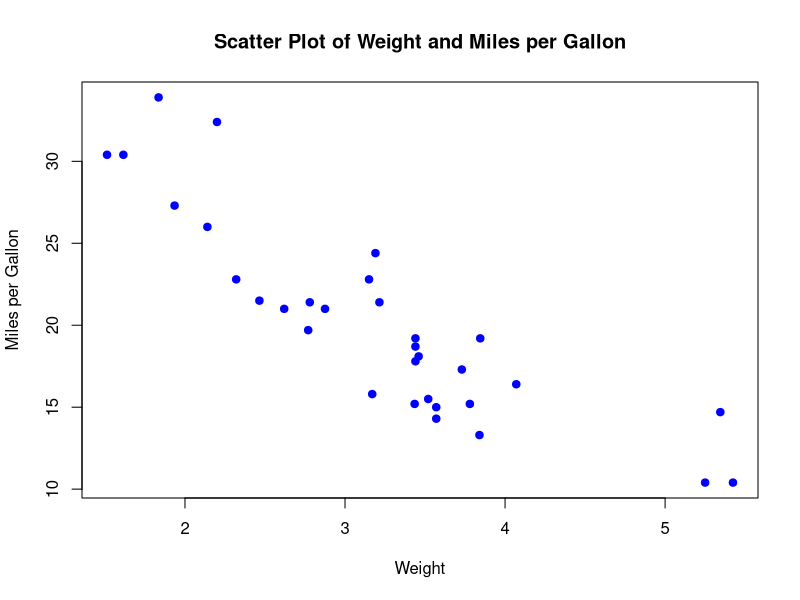
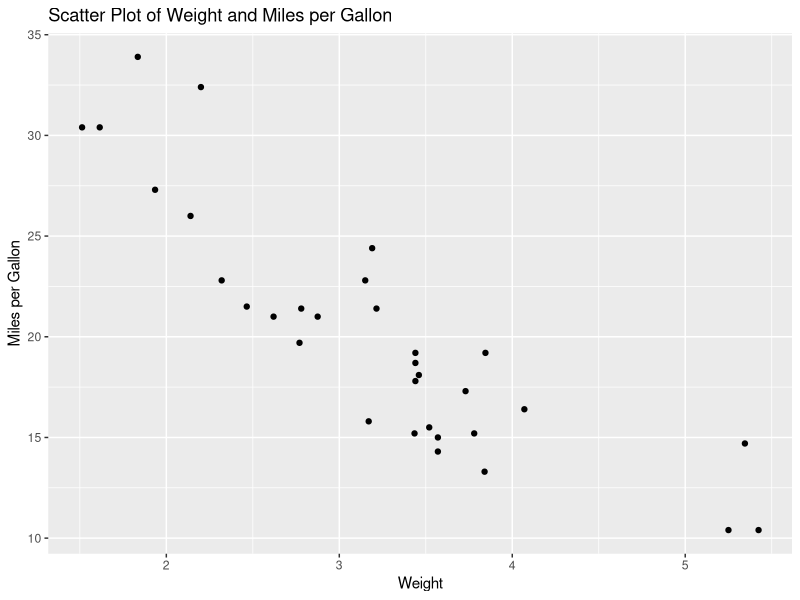
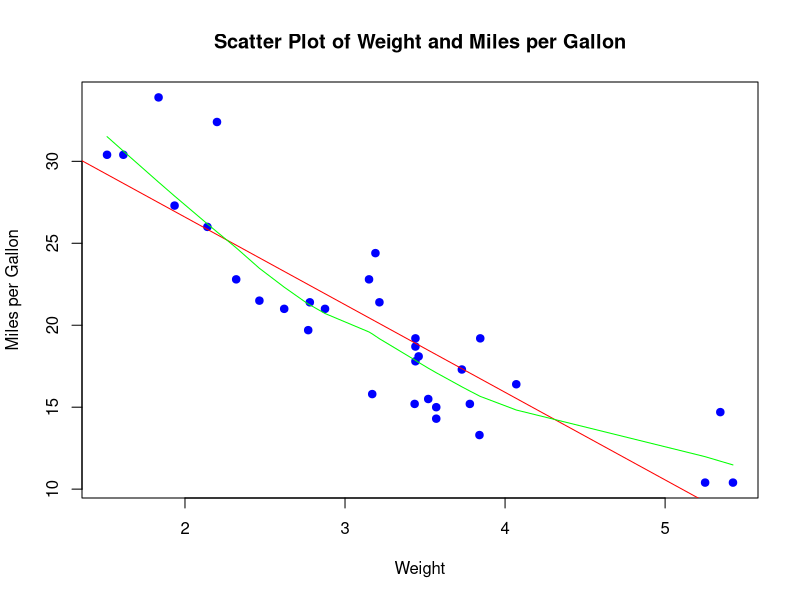
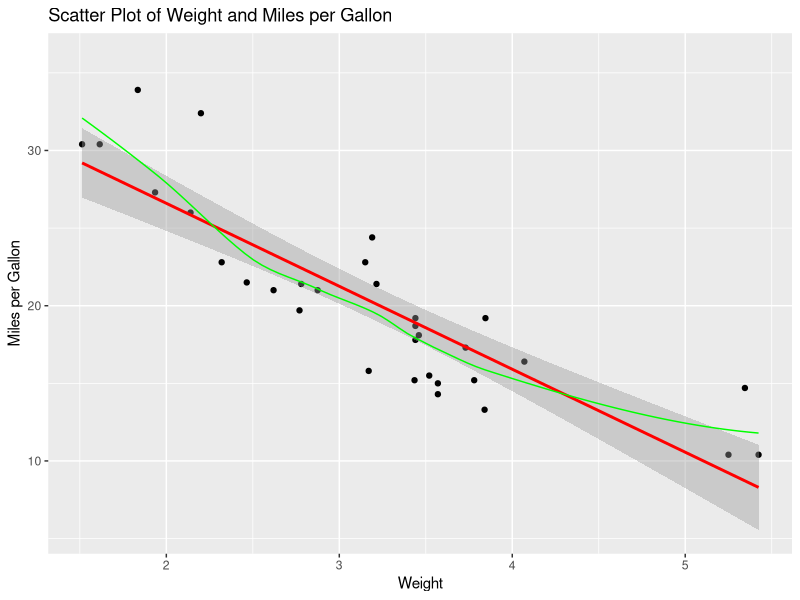
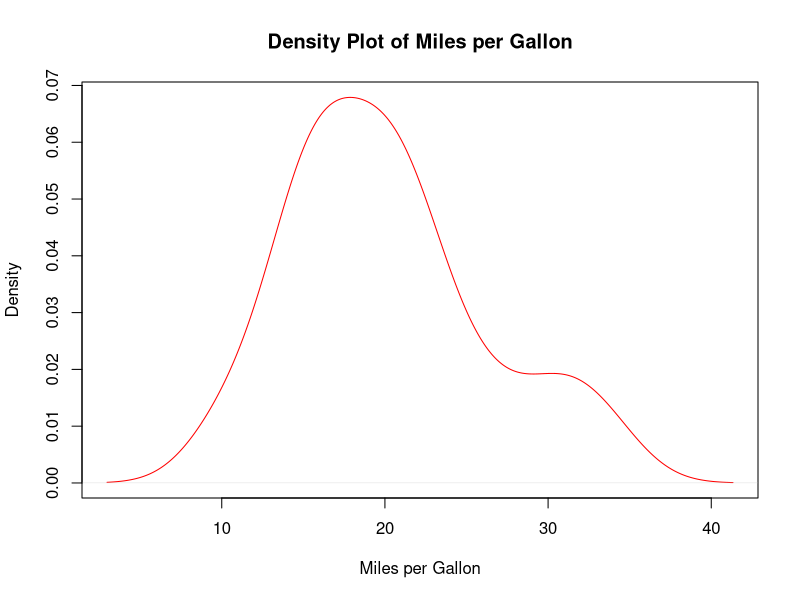
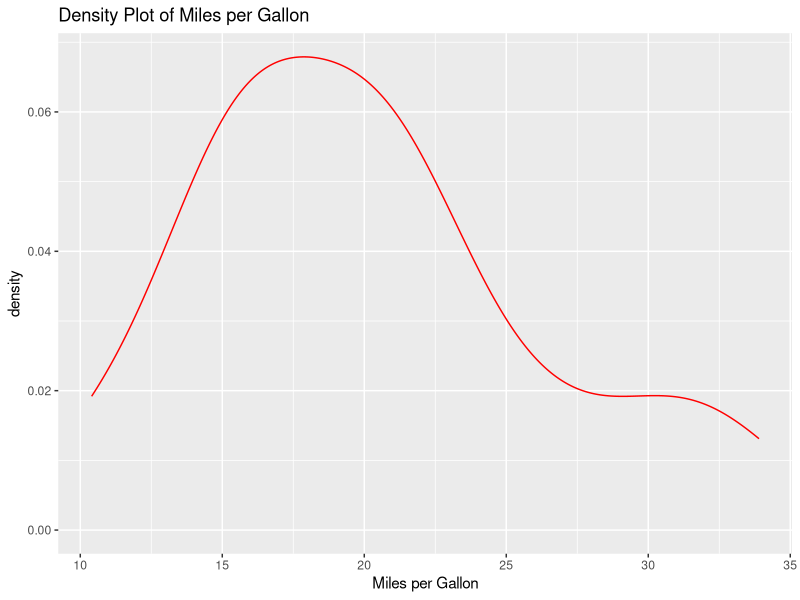

The R source for these figures, in order:
# Import Dataset
data('mtcars')
mtcarsDF <- data.frame(mtcars)

# Overview of dataset
head(mtcarsDF)
summary(mtcarsDF)
tail(mtcarsDF)

# Scatter plot of mpg vs. wt
library(ggplot2)

plot(mtcarsDF$wt, mtcarsDF$mpg,
     xlab = "Weight",
     ylab = "Miles per Gallon",
     main = "Scatter Plot of Weight and Miles per Gallon",
     pch = 19,
     col = "blue")

ggplot(mtcarsDF, aes(x = wt, y = mpg)) +
  geom_point() +
  labs(x = "Weight",
       y = "Miles per Gallon",
       title = "Scatter Plot of Weight and Miles per Gallon")

# Scatter plot of mpg vs. wt with regression line
plot(mtcarsDF$wt, mtcarsDF$mpg,
     xlab = "Weight",
     ylab = "Miles per Gallon",
     main = "Scatter Plot of Weight and Miles per Gallon",
     pch = 19,
     col = "blue") +
  abline(lm(mpg ~ wt, data = mtcarsDF), col = "red") +
  lines(lowess(mtcarsDF$wt, mtcarsDF$mpg), col = "green")

ggplot(mtcarsDF, aes(x = wt, y = mpg)) +
  geom_point() +
  geom_smooth(method = "lm", color="red") +
  geom_line(stat = "smooth", method = "loess", col = "green") +
  labs(x = "Weight",
       y = "Miles per Gallon",
       title = "Scatter Plot of Weight and Miles per Gallon")

# Creating a density plot for mpg with a red line
plot(density(mtcarsDF$mpg),
     main = "Density Plot of Miles per Gallon",
     xlab = "Miles per Gallon",
     col = "red")

ggplot(mtcarsDF, aes(x = mpg)) +
    geom_density(color = "red") +
    labs(x = "Miles per Gallon",
         title = "Density Plot of Miles per Gallon")